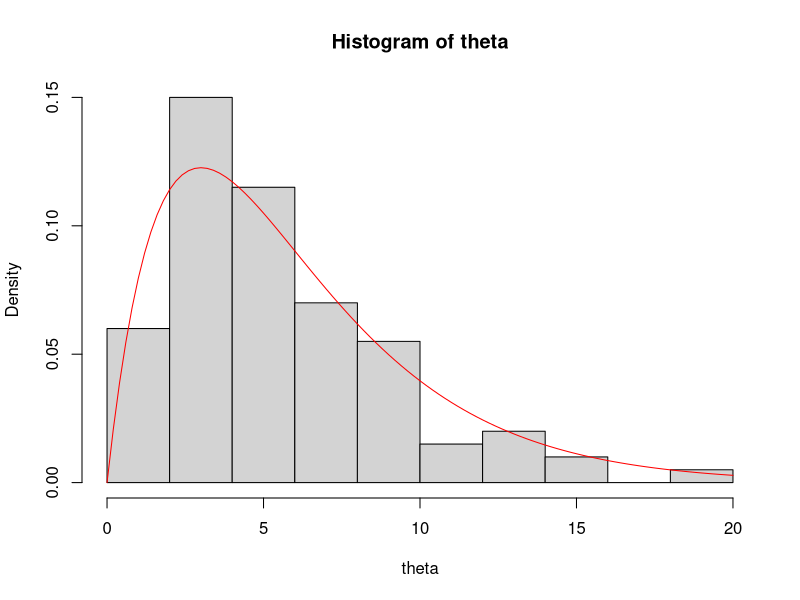

Recreate this plot in R.
set.seed(32) # Initializes the random number generator so we can replicate these results. 
#To get different random numbers, change the seed.
m = 100
a = 2.0
b = 1.0 / 3.0
theta = rgamma(n=m, shape=a, rate=b)
hist(theta, freq=FALSE)
curve(dgamma(x=x, shape=a, rate=b), col="red", add=TRUE)
sum(theta) / m # sample mean
mean(theta) # sample mean
a / b # true expected value
m = 1e4
theta = rgamma(n=m, shape=a, rate=b)
mean(theta)
var(theta) # sample variance
a / b^2 # true variance of Gamma(a,b)
ind = theta < 5.0 # set of indicators, TRUE if theta_i < 5
mean(ind) # automatically converts FALSE/TRUE to 0/1
pgamma(q=5.0, shape=a, rate=b) # true value of Pr( theta < 5 )
quantile(x=theta, probs=0.9)
qgamma(p=0.9, shape=a, rate=b) # true value of 0.9 quantile

theta = rgamma(n=m, shape=a, rate=b)
se = sd(theta) / sqrt(m)
2.0 * se # we are reasonably confident that the Monte Carlo estimate is no more than this far from the truth
ind = theta < 5.0
se = sd(ind) / sqrt(m)
2.0 * se # we are reasonably confident that the Monte Carlo estimate is no more than this far from the truth